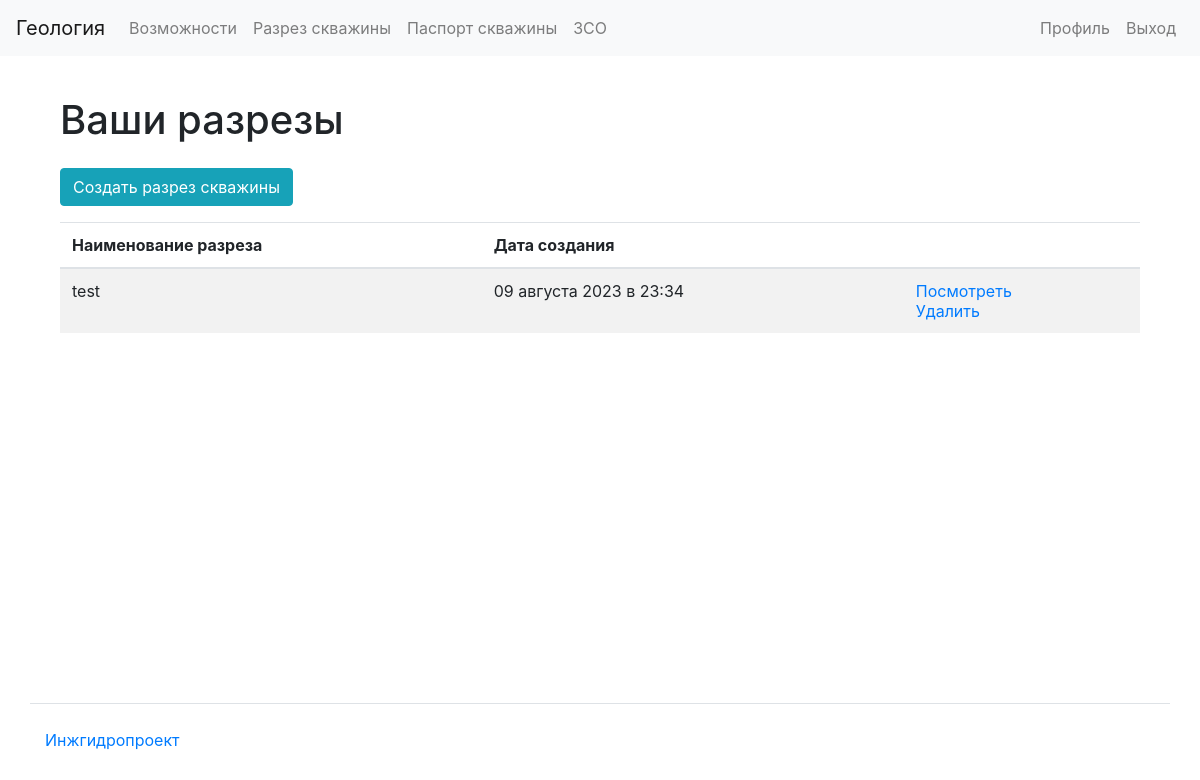
The app's page /well_section/ (signed in), older data.
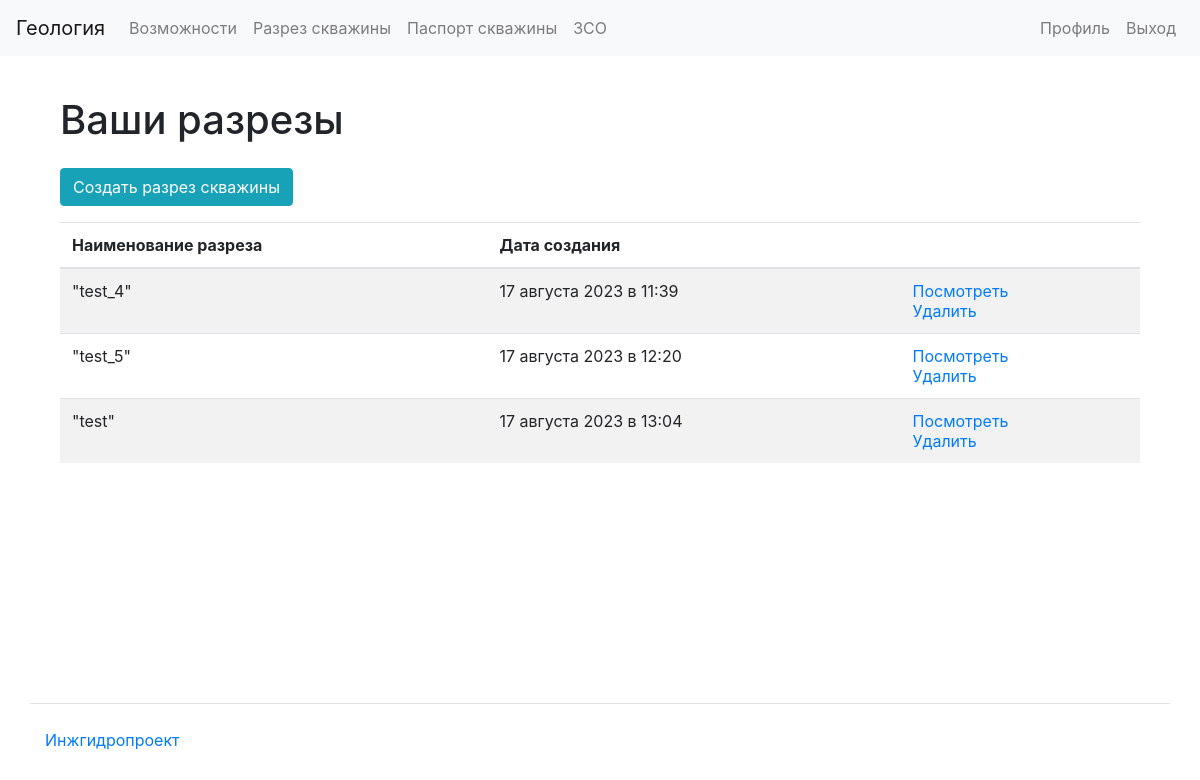
The same page, newer data.
### apps/well_section/models.py (models this page shows)
class WellSection(models.Model):
    user = models.ForeignKey(
        settings.AUTH_USER_MODEL, related_name="well_section", on_delete=models.CASCADE
    )
    name = models.CharField(max_length=30)
    layers = models.TextField()
    well_data = models.TextField()
    created_at = models.DateTimeField(auto_now_add=True)

### apps/well_section/views.py (the view)
# urls.py: path("", views.WellSectionListView.as_view(), name="well_section_list"),
@method_decorator(login_required, name="dispatch")
class WellSectionListView(ListView):
    model = WellSection
    paginate_by = 10
    def get(self, request, *args, **kwargs):
        user_well_sections = request.user.well_section.all()
        return render(
            request,
            template_name="well_section/list.html",
            context={"well_sections": user_well_sections, "title": "Well sections"},
        )

### templates/well_section/list.html
{% extends 'base.html' %}
{% load bootstrap4 %}
{% load i18n %}
{% block content %}
<div class="container wrapper flex-grow-1">
    <h1 class="my-4">
      {% translate "Ваши разрезы"%}
    </h1>
      <div class="form-group">
        <a href="{% url 'well_section_create' %}" class="btn btn-info" role="button">{% translate "Создать разрез скважины"%}</a>
</div>
<table class="table table-striped">
<thead>
  <tr>
    <th>{% translate "Наименование разреза"%}</th>
    <th>{% translate "Дата создания"%}</th>
    <th></th>
  </tr>
</thead>
<tbody>
  {% if well_sections %}
    {% for elem in well_sections %}
      <tr>
        <td>{{ elem.name }}</td>
        <td>{{ elem.created_at|date:"d E Y в H:i" }}</td>
        <td>
          <a href="{% url 'well_section_result' elem.id %}">{% translate "Посмотреть"%}</a>
          <br>
          <a href="{% url 'well_section_delete' elem.id %}">{% translate "Удалить"%}</a>
        </td>
      </tr>
    {% endfor %}
{% endif %}
</tbody>
</table>
</div>
{% endblock %}

Row changes from the older to the newer data that the page shows:
removed WellSection: name "test", created_at "09 августа 2023 в 23:34"
added WellSection: name "\"test_4\"", created_at "17 августа 2023 в 11:39"
added WellSection: name "\"test_5\"", created_at "17 августа 2023 в 12:20"
added WellSection: name "\"test\"", created_at "17 августа 2023 в 13:04"
